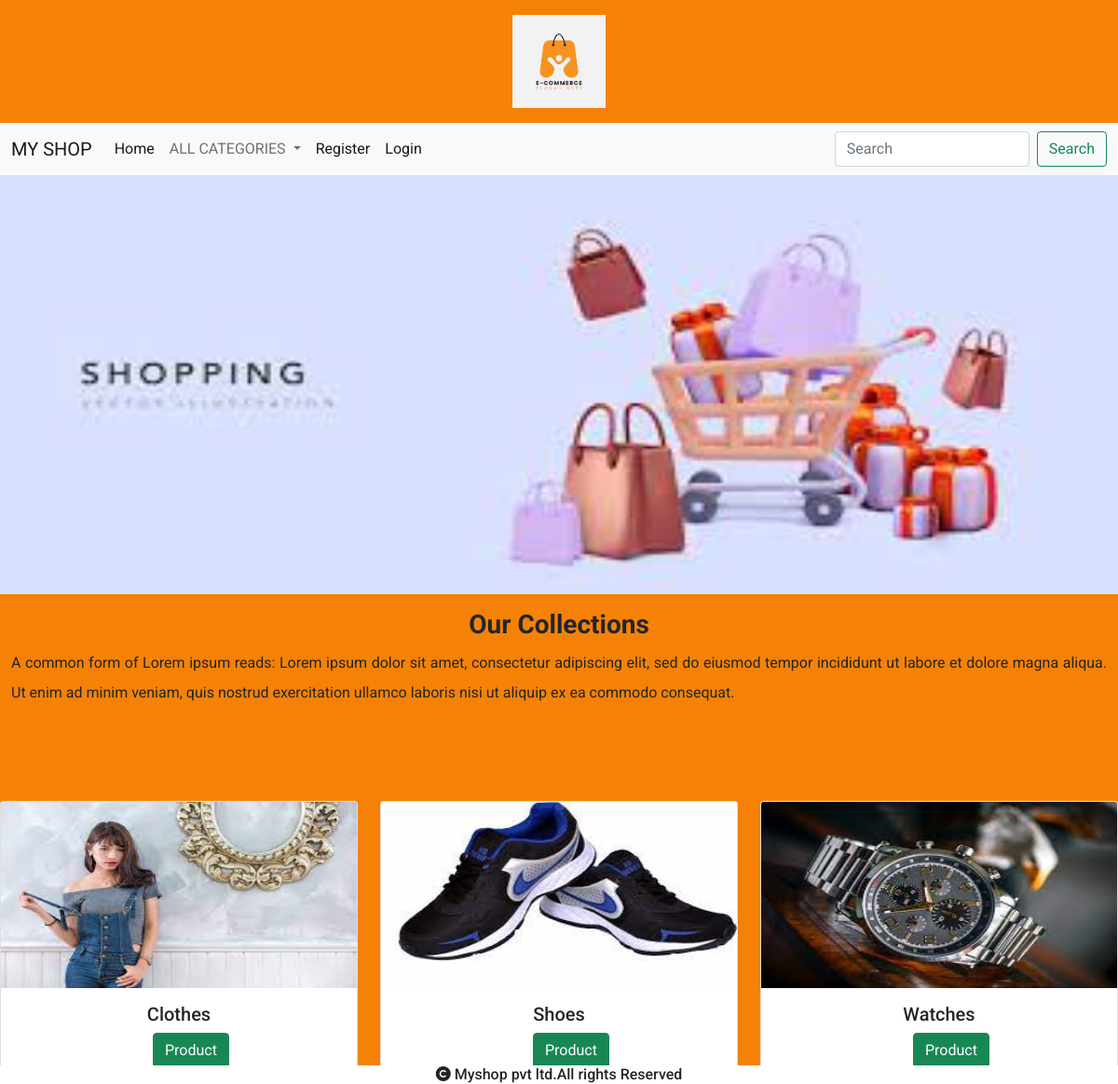
The page / on the database its author committed.
### shop/models.py (models this page shows, shortened)
class Category(models.Model):
    name=models.CharField(max_length=20)
    desc=models.TextField()
    image=models.ImageField(upload_to="images/category",null=True,blank=True)

### shop/views.py (the view)
# urls.py: path('',views.allcategory,name="category"),
def allcategory(request):
    p=Category.objects.all()
    return render(request,template_name="category.html",context={'p':p})

### cart/context_processors.py (called while the page is built)
def total(request):
    item_count=0
    if request.user:
        u=request.user
    try:
        cart=Cart.objects.filter(user=u)
        for i in cart:
            item_count+=i.quantity
    except:
        item_count=0
    return {'count':item_count}

### shop/context_processors.py (called while the page is built)
def menu_links(request):
    c=Category.objects.all()
    return {'links':c}

### templates/category.html
{% extends 'base.html' %}
{% load static %}
{% block content %}
<div>
    <img src="{% static 'images/banner3.jpg' %}" height="450px" width="100%">
</div>
<div class="container-fluid mt-3" style="margin-bottom:100px;">
    <h3 class="text-center fw-bold">Our Collections</h3>
    <p style="text-align:justify;line-height:2;">
A common form of Lorem ipsum reads: Lorem ipsum dolor sit amet, consectetur adipiscing elit, sed do eiusmod tempor incididunt ut labore et dolore magna aliqua. Ut enim ad minim veniam, quis nostrud exercitation ullamco laboris nisi ut aliquip ex ea commodo consequat.</p>
</div>
<div class="row row-cols-1 row-cols-md-3 g-4 ">
    {% for i in p %}
  <div class="col">
    <div class="card">
      <img src="{{i.image.url}}" height="200px" width="100%" class="card-img-top" alt="...">
      <div class="card-body">
        <h5 class="card-title text-center">{{i.name}}</h5>
        <a href="{% url 'shop:allprod' i.name %}" style="position:relative;left:42%" class="btn btn-success">Product</a>
      </div>
    </div>
  </div>
{% endfor %}
</div>
{% endblock %}

### static/CSS/style.css (style rules this page uses)
body { font-family: 'Roboto', sans-serif; background-color:#f58207; }

### rows shown on the page
Category: image (picture), name "Clothes"
Category: image (picture), name "Shoes"
Category: image (picture), name "Watches"
